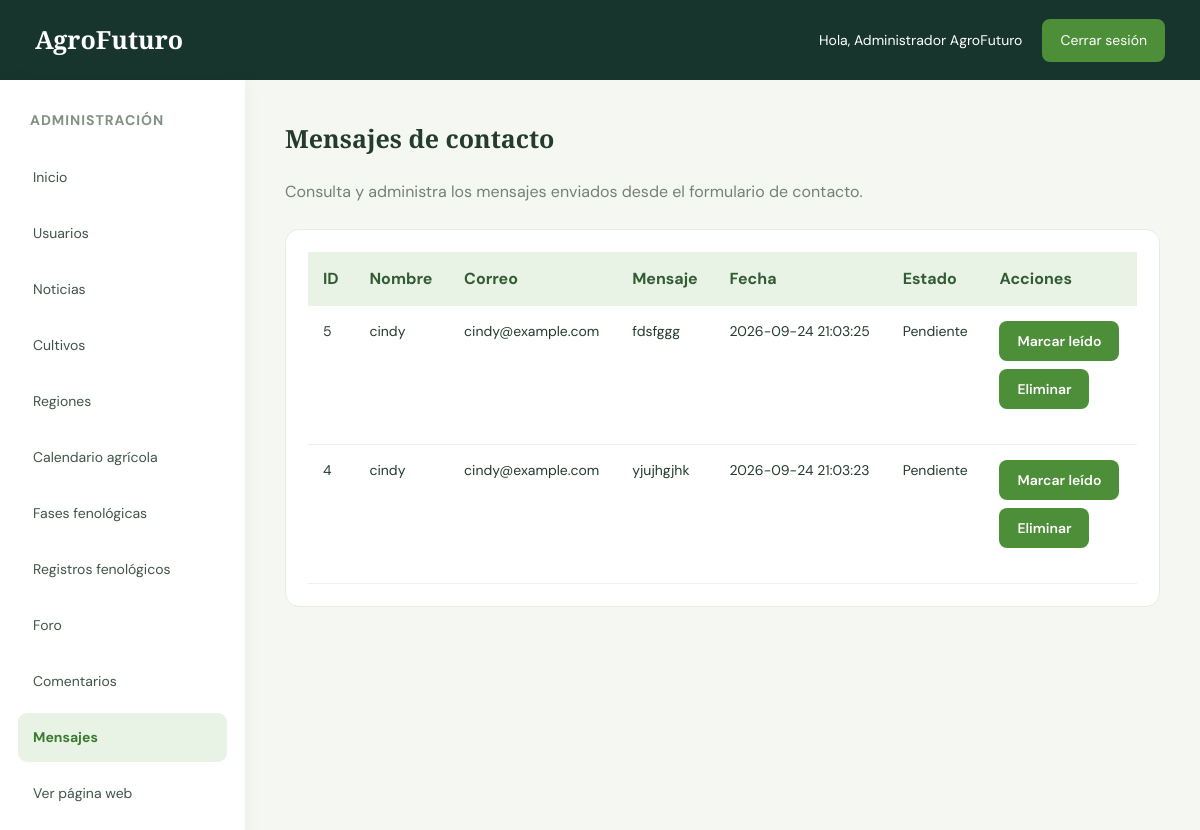
The page /administrador/mensajes.php (signed in) on the database its author committed.
### tables this page shows
CREATE TABLE `mensajes_contacto` (
  `id_mensaje` int(11) NOT NULL,
  `nombre` varchar(150) NOT NULL,
  `correo` varchar(100) NOT NULL,
  `mensaje` text NOT NULL,
  `fecha_envio` timestamp NOT NULL DEFAULT current_timestamp(),
  `estado` enum('Pendiente','Leído') DEFAULT 'Pendiente'
);

### administrador/mensajes.php (the view, shortened to what this page needs)
<?php
require_once "../conexion.php";
$sql_mensajes = "SELECT
                    id_mensaje,
                    nombre,
                    correo,
                    mensaje,
                    fecha_envio,
                    estado
                 FROM mensajes_contacto
                 ORDER BY id_mensaje DESC";
$mensajes = mysqli_query($conexion, $sql_mensajes);
?>
<!DOCTYPE html>
<html lang="es">
<head>
    <link
        rel="stylesheet"
        href="estilo_admin.css"
    >
</head>
<body>
<header class="header">
    <div class="logo">
        AgroFuturo
    </div>
    <div class="admin-info">
        <span>
            Hola,
            <?php echo htmlspecialchars($_SESSION["nombre"] ?? "Administrador"); ?>
        </span>
        <a
            href="../logout.php"
            class="btn-cerrar"
        >
            Cerrar sesión
        </a>
    </div>
</header>
<div class="contenedor">
    <aside class="sidebar">
        <h3>Administración</h3>
        <a href="index.php">
            Inicio
        </a>
        <a href="usuarios.php">
            Usuarios
        </a>
        <a href="noticias.php">
            Noticias
        </a>
        <a href="cultivos.php">
            Cultivos
        </a>
        <a href="regiones.php">
            Regiones
        </a>
        <a href="calendario.php">
            Calendario agrícola
        </a>
        <a href="fases.php">
            Fases fenológicas
        </a>
        <a href="registros.php">
            Registros fenológicos
        </a>
        <a href="foro.php">
            Foro
        </a>
        <a href="comentarios.php">
            Comentarios
        </a>
        <a
            href="mensajes.php"
            class="activo"
        >
            Mensajes
        </a>
        <a href="../index_principal.php">
            Ver página web
        </a>
    </aside>
    <main class="contenido">
        <h2>
            Mensajes de contacto
        </h2>
        <p style="margin-bottom: 25px; color: #748174;">
            Consulta y administra los mensajes enviados desde el formulario de contacto.
        </p>
        <div class="tabla-contenedor">
            <table>
                <thead>
                    <tr>
                        <th>ID</th>
                        <th>Nombre</th>
                        <th>Correo</th>
                        <th>Mensaje</th>
                        <th>Fecha</th>
                        <th>Estado</th>
                        <th>Acciones</th>
                    </tr>
                </thead>
                <tbody>
                    <?php if (mysqli_num_rows($mensajes) > 0): ?>
                        <?php while ($mensajeFila = mysqli_fetch_assoc($mensajes)): ?>
                            <tr>
                                <td>
                                    <?php echo $mensajeFila["id_mensaje"]; ?>
                                </td>
                                <td>
                                    <?php echo htmlspecialchars($mensajeFila["nombre"]); ?>
                                </td>
                                <td>
                                    <?php echo htmlspecialchars($mensajeFila["correo"]); ?>
                                </td>
                                <td>
                                    <?php echo htmlspecialchars($mensajeFila["mensaje"]); ?>
                                </td>
                                <td>
                                    <?php echo htmlspecialchars($mensajeFila["fecha_envio"]); ?>
                                </td>
                                <td>
                                    <?php echo htmlspecialchars($mensajeFila["estado"]); ?>
                                </td>
                                <td>
                                    <?php if ($mensajeFila["estado"] === "Pendiente"): ?>
                                        <form
                                            method="POST"
                                            style="margin-bottom: 8px;"
                                        >
                                            <button
                                                type="submit"
                                                class="btn"
                                            >
                                                Marcar leído
                                            </button>
                                        </form>
                                    <?php endif; ?>
                                    <form method="POST">
                                        <button
                                            type="submit"
                                            class="btn"
                                            onclick="return confirm('¿Seguro que deseas eliminar este mensaje?');"
                                        >
                                            Eliminar
                                        </button>
                                    </form>
                                </td>
                            </tr>
                        <?php endwhile; ?>
                    <?php endif; ?>
                </tbody>
            </table>
        </div>
    </main>
</div>
</body>
</html>

### administrador/estilo_admin.css (style rules this page uses)
* { margin: 0; padding: 0; box-sizing: border-box; }
body { font-family: 'DM Sans', sans-serif; background: #f4f7f2; color: #243b2d; line-height: 1.5; }
.header { min-height: 80px; background: #17352d; color: white; display: flex; justify-content: space-between; align-items: center; padding: 15px 35px; gap: 20px; }
.logo { font-family: 'Playfair Display', serif; font-size: 25px; font-weight: bold; }
.admin-info { display: flex; align-items: center; gap: 20px; font-size: 14px; }
.btn-cerrar { display: inline-block; background: #4d8f38; color: white; text-decoration: none; padding: 11px 18px; border-radius: 8px; transition: 0.3s; }
.contenedor { display: flex; align-items: stretch; min-height: calc(100vh - 80px); }
.sidebar { flex: 0 0 245px; width: 245px; background: white; padding: 30px 18px; box-shadow: 3px 0 15px rgba(0, 0, 0, 0.04); }
.sidebar h3 { font-size: 14px; color: #829084; text-transform: uppercase; margin: 0 0 22px 12px; letter-spacing: 1px; }
.sidebar a { display: block; text-decoration: none; color: #405447; padding: 14px 15px; border-radius: 9px; margin-bottom: 7px; font-size: 14px; transition: 0.3s; }
.sidebar a:hover, .sidebar a.activo { background: #e9f3e5; color: #397b30; font-weight: 700; }
.contenido { flex: 1; min-width: 0; padding: 40px; }
.contenido h2 { font-family: 'Playfair Display', serif; font-size: 25px; margin-bottom: 22px; }
.contenido > p { color: #748174; margin-bottom: 20px; }
.contenido form { margin-bottom: 20px; }
.tabla-contenedor { width: 100%; background: white; border-radius: 14px; padding: 22px; overflow-x: auto; border: 1px solid #e7ece5; }
table { width: 100%; border-collapse: collapse; min-width: 600px; }
th { background: #e9f3e5; color: #315c34; text-align: left; padding: 15px; font-weight: 700; }
td { padding: 15px; border-bottom: 1px solid #edf0eb; font-size: 14px; vertical-align: top; overflow-wrap: anywhere; }
td form { margin: 0; }
.btn, .boton-guardar, .boton-eliminar { display: inline-block; background: #4d8f38; color: white; padding: 11px 18px; border: none; border-radius: 8px; text-decoration: none; cursor: pointer; font-family: inherit; font-size: 14px; font-weight: 600; transition: background 0.3s; }

### rows shown on the page
mensajes_contacto: id_mensaje "5", nombre "cindy", correo "cindy@example.com", mensaje "fdsfggg", fecha_envio "2026-09-24 21:03:25", estado "Pendiente"
mensajes_contacto: id_mensaje "4", nombre "cindy", correo "cindy@example.com", mensaje "yjujhgjhk", fecha_envio "2026-09-24 21:03:23", estado "Pendiente"

### other values the page prints
$_SESSION["nombre"] "Administrador AgroFuturo"
